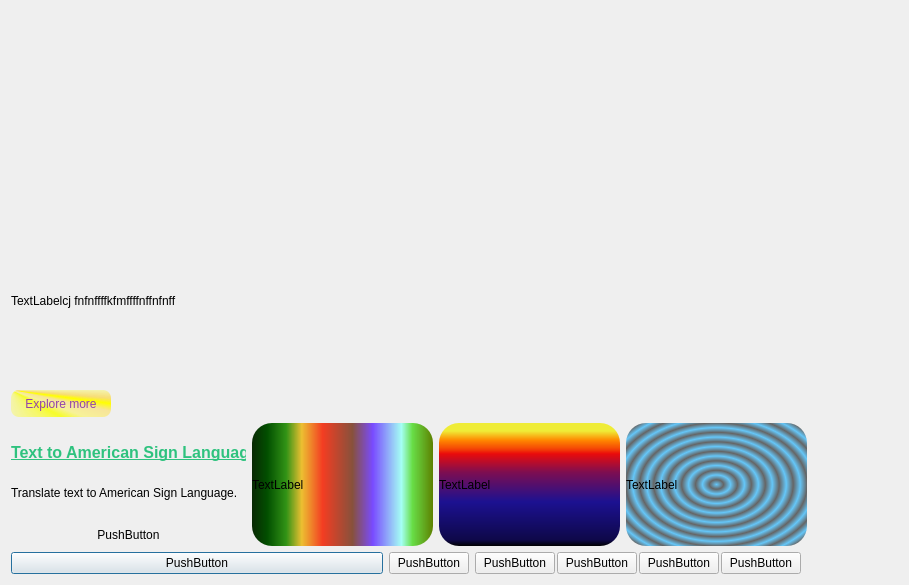
  <widget class="QWidget" name="centralWidget">
   <layout class="QGridLayout" name="gridLayout">
    <item row="0" column="0">
     <layout class="QGridLayout" name="gridLayout_2">
      <item row="10" column="2">
       <layout class="QHBoxLayout" name="horizontalLayout_2">
        <property name="spacing">
         <number>2</number>
        </property>
        <item>
         <widget class="QPushButton" name="pushButton_12">
          <property name="text">
           <string>PushButton</string>
          </property>
         </widget>
        </item>
        <item>
         <widget class="QPushButton" name="pushButton_8">
          <property name="text">
           <string>PushButton</string>
          </property>
         </widget>
        </item>
        <item>
         <widget class="QPushButton" name="pushButton_5">
          <property name="text">
           <string>PushButton</string>
          </property>
         </widget>
        </item>
        <item>
         <widget class="QPushButton" name="pushButton_4">
          <property name="text">
           <string>PushButton</string>
          </property>
         </widget>
        </item>
       </layout>
      </item>
      <item row="10" column="5" alignment="Qt::AlignRight">
       <widget class="QPushButton" name="aboutPushButton">
        <property name="maximumSize">
         <size>
          <width>17</width>
          <height>17</height>
         </size>
        </property>
        <property name="focusPolicy">
         <enum>Qt::ClickFocus</enum>
        </property>
        <property name="toolTip">
         <string>About Peritia</string>
        </property>
        <property name="whatsThis">
         <string>&lt;html&gt;&lt;head/&gt;&lt;body&gt;&lt;p&gt;fffffff&lt;/p&gt;&lt;/body&gt;&lt;/html&gt;</string>
        </property>
        <property name="icon">
         <iconset theme="dialog-question">
          <normaloff>.</normaloff>.</iconset>
        </property>
        <property name="flat">
         <bool>true</bool>
        </property>
       </widget>
      </item>
      <item row="10" column="0">
       <widget class="QPushButton" name="pushButton_3">
        <property name="focusPolicy">
         <enum>Qt::ClickFocus</enum>
        </property>
        <property name="layoutDirection">
         <enum>Qt::LeftToRight</enum>
        </property>
        <property name="autoFillBackground">
         <bool>false</bool>
        </property>
        <property name="text">
         <string>PushButton</string>
        </property>
        <property name="default">
         <bool>true</bool>
        </property>
        <property name="flat">
         <bool>false</bool>
        </property>
       </widget>
      </item>
      <item row="1" column="2" colspan="2">
       <layout class="QVBoxLayout" name="verticalLayout">
        <property name="spacing">
         <number>1</number>
        </property>
        <property name="bottomMargin">
         <number>0</number>
        </property>
        <item alignment="Qt::AlignRight">
         <widget class="QLabel" name="clockLabel">
          <property name="minimumSize">
           <size>
            <width>72</width>
            <height>21</height>
           </size>
          </property>
          <property name="maximumSize">
           <size>
            <width>72</width>
            <height>21</height>
           </size>
          </property>
          <property name="font">
           <font>
            <family>FontAwesome</family>
            <pointsize>16</pointsize>
            <bold>true</bold>
           </font>
          </property>
          <property name="toolTip">
           <string>&lt;html&gt;&lt;head/&gt;&lt;body&gt;&lt;p&gt;&lt;span style=&quot; font-size:11pt; font-weight:400;&quot;&gt;Clock&lt;/span&gt;&lt;/p&gt;&lt;p align=&quot;right&quot;&gt;&lt;span style=&quot; font-size:8pt; font-weight:400; font-style:italic; color:#1a5fb4;&quot;&gt;Displays the current time&lt;/span&gt;&lt;/p&gt;&lt;/body&gt;&lt;/html&gt;</string>
          </property>
          <property name="statusTip">
           <string>Clock showing current time</string>
          </property>
          <property name="whatsThis">
           <string>Clock</string>
          </property>
          <property name="styleSheet">
           <string notr="true">border-color: rgb(192, 28, 40);
border-radius:5px;</string>
          </property>
          <property name="frameShape">
           <enum>QFrame::StyledPanel</enum>
          </property>
          <property name="frameShadow">
           <enum>QFrame::Sunken</enum>
          </property>
          <property name="alignment">
           <set>Qt::AlignCenter</set>
          </property>
         </widget>
        </item>
        <item alignment="Qt::AlignRight|Qt::AlignTop">
         <widget class="QLabel" name="dayLabel">
          <property name="minimumSize">
           <size>
            <width>75</width>
            <height>65</height>
           </size>
          </property>
          <property name="statusTip">
           <string>Calender showing today's day</string>
          </property>
          <property name="whatsThis">
           <string>fgghgg</string>
          </property>
          <property name="frameShadow">
           <enum>QFrame::Sunken</enum>
          </property>
         </widget>
        </item>
       </layout>
      </item>
      <item row="10" column="1">
       <widget class="QPushButton" name="pushButton_2">
        <property name="styleSheet">
         <string notr="true">background-color: qlineargradient(spread:pad, x1:0, y1:0, x2:1, y2:0, stop:0 rgba(245, 224, 176, 255), stop:0.09 rgba(246, 189, 237, 255), stop:0.14 rgba(194, 207, 246, 255), stop:0.19 rgba(184, 160, 168, 255), stop:0.25 rgba(171, 186, 248, 255), stop:0.32 rgba(243, 248, 224, 255), stop:0.385 rgba(249, 162, 183, 255), stop:0.47 rgba(100, 115, 124, 255), stop:0.58 rgba(251, 205, 202, 255), stop:0.65 rgba(170, 128, 185, 255), stop:0.75 rgba(252, 222, 204, 255), stop:0.805 rgba(206, 122, 218, 255), stop:0.86 rgba(254, 223, 175, 255), stop:0.91 rgba(254, 236, 244, 255), stop:1 rgba(255, 191, 221, 255));</string>
        </property>
        <property name="text">
         <string>PushButton</string>
        </property>
       </widget>
      </item>
      <item row="7" column="0" rowspan="2" colspan="4">
       <layout class="QHBoxLayout" name="horizontalLayout_3">
        <item>
         <layout class="QVBoxLayout" name="verticalLayout_2">
          <item>
           <widget class="QLabel" name="label_4">
            <property name="maximumSize">
             <size>
              <width>400</width>
              <height>150</height>
             </size>
            </property>
            <property name="styleSheet">
             <string notr="true">background-image: url(:/images/evening.jpg);
border-radius:20px;
</string>
            </property>
           </widget>
          </item>
          <item>
           <widget class="QLabel" name="label_6">
            <property name="maximumSize">
             <size>
              <width>235</width>
              <height>50</height>
             </size>
            </property>
            <property name="text">
             <string>&lt;html&gt;&lt;head/&gt;&lt;body&gt;&lt;p&gt;&lt;span style=&quot; font-size:12pt; font-weight:700; text-decoration: underline; color:#2ec27e;&quot;&gt;Text to American Sign Language&lt;/span&gt;&lt;/p&gt;&lt;/body&gt;&lt;/html&gt;</string>
            </property>
           </widget>
          </item>
          <item>
           <widget class="QLabel" name="label_7">
            <property name="minimumSize">
             <size>
              <width>100</width>
              <height>50</height>
             </size>
            </property>
            <property name="styleSheet">
             <string notr="true">background-image: url(:/images/blake.png);</string>
            </property>
            <property name="text">
             <string>Translate text to American Sign Language.</string>
            </property>
           </widget>
          </item>
          <item>
           <widget class="QPushButton" name="pushButton">
            <property name="layoutDirection">
             <enum>Qt::RightToLeft</enum>
            </property>
            <property name="text">
             <string>PushButton</string>
            </property>
            <property name="icon">
             <iconset>
              <normaloff>:/images/chevron-right.png</normaloff>:/images/chevron-right.png</iconset>
            </property>
            <property name="flat">
             <bool>true</bool>
            </property>
           </widget>
          </item>
         </layout>
        </item>
        <item>
         <layout class="QVBoxLayout" name="verticalLayout_6">
          <item>
           <widget class="QLabel" name="label_5">
            <property name="styleSheet">
             <string notr="true">background-color: qlineargradient(spread:pad, x1:0, y1:0, x2:1, y2:0, stop:0 rgba(9, 41, 4, 255), stop:0.085 rgba(2, 79, 0, 255), stop:0.19 rgba(50, 147, 22, 255), stop:0.275 rgba(236, 191, 49, 255), stop:0.39 rgba(243, 61, 34, 255), stop:0.555 rgba(135, 81, 60, 255), stop:0.667 rgba(121, 75, 255, 255), stop:0.825 rgba(164, 255, 244, 255), stop:0.885 rgba(104, 222, 71, 255), stop:1 rgba(93, 128, 0, 255));
border-radius:20px;</string>
            </property>
            <property name="text">
             <string>TextLabel</string>
            </property>
           </widget>
          </item>
         </layout>
        </item>
        <item>
         <layout class="QVBoxLayout" name="verticalLayout_7">
          <item>
           <widget class="QLabel" name="label_8">
            <property name="styleSheet">
             <string notr="true">background-color: qlineargradient(spread:pad, x1:0, y1:1, x2:0, y2:0, stop:0 rgba(0, 0, 0, 255), stop:0.05 rgba(14, 8, 73, 255), stop:0.36 rgba(28, 17, 145, 255), stop:0.6 rgba(126, 14, 81, 255), stop:0.75 rgba(234, 11, 11, 255), stop:0.79 rgba(244, 70, 5, 255), stop:0.86 rgba(255, 136, 0, 255), stop:0.935 rgba(239, 236, 55, 255));

border-radius:20px;</string>
            </property>
            <property name="text">
             <string>TextLabel</string>
            </property>
           </widget>
          </item>
         </layout>
        </item>
        <item>
         <layout class="QVBoxLayout" name="verticalLayout_4">
          <item>
           <widget class="QLabel" name="label_3">
            <property name="styleSheet">
             <string notr="true">background-color: qradialgradient(spread:repeat, cx:0.5, cy:0.5, radius:0.077, fx:0.5, fy:0.5, stop:0 rgba(0, 169, 255, 147), stop:0.497326 rgba(0, 0, 0, 147), stop:1 rgba(0, 169, 255, 147));
border-radius:20px;</string>
            </property>
            <property name="text">
             <string>TextLabel</string>
            </property>
           </widget>
          </item>
         </layout>
        </item>
       </layout>
      </item>
      <item row="1" column="5" alignment="Qt::AlignTop">
       <widget class="QLabel" name="dateLabel">
        <property name="minimumSize">
         <size>
          <width>85</width>
          <height>85</height>
         </size>
        </property>
        <property name="maximumSize">
         <size>
          <width>96</width>
          <height>96</height>
         </size>
        </property>
        <property name="statusTip">
         <string>Calender showing today's date</string>
        </property>
        <property name="text">
         <string/>
        </property>
       </widget>
      </item>
      <item row="1" column="0" alignment="Qt::AlignLeft|Qt::AlignTop">
       <widget class="QLabel" name="logoLabel">
        <property name="minimumSize">
         <size>
          <width>300</width>
          <height>200</height>
         </size>
        </property>
        <property name="maximumSize">
         <size>
          <width>300</width>
          <height>200</height>
         </size>
        </property>
        <property name="statusTip">
         <string>Peritia Logo</string>
        </property>
        <property name="whatsThis">
         <string extracomment="access all">&lt;html&gt;&lt;head/&gt;&lt;body&gt;&lt;p&gt;this s s&lt;/p&gt;&lt;/body&gt;&lt;/html&gt;</string>
        </property>
        <property name="accessibleName">
         <string>accesslogo</string>
        </property>
        <property name="accessibleDescription">
         <string>&lt;html&gt;&lt;head/&gt;&lt;body&gt;&lt;p&gt;accesibility ableism&lt;/p&gt;&lt;/body&gt;&lt;/html&gt;</string>
        </property>
        <property name="styleSheet">
         <string notr="true">image: url(:/logos/peritia-logo.png);</string>
        </property>
       </widget>
      </item>
      <item row="2" column="0">
       <layout class="QHBoxLayout" name="horizontalLayout">
        <item>
         <layout class="QVBoxLayout" name="verticalLayout_3">
          <item>
           <widget class="QLabel" name="label">
            <property name="styleSheet">
             <string notr="true">background-image: url(:/images/daco.png);</string>
            </property>
            <property name="text">
             <string>TextLabelcj fnfnffffkfmffffnffnfnff</string>
            </property>
           </widget>
          </item>
          <item>
           <widget class="QPushButton" name="explorePushButton">
            <property name="minimumSize">
             <size>
              <width>100</width>
              <height>10</height>
             </size>
            </property>
            <property name="maximumSize">
             <size>
              <width>50</width>
              <height>27</height>
             </size>
            </property>
            <property name="styleSheet">
             <string notr="true">QPushButton#explorePushButton{
background-color: qconicalgradient(cx:0, cy:0, angle:135, stop:0 rgba(255, 255, 0, 69), stop:0.375 rgba(255, 255, 0, 69), stop:0.423533 rgba(251, 255, 0, 145), stop:0.45 rgba(247, 255, 0, 208), stop:0.477581 rgba(255, 244, 71, 130), stop:0.518717 rgba(255, 218, 71, 130), stop:0.55 rgba(255, 255, 0, 255), stop:0.57754 rgba(255, 203, 0, 130), stop:0.625 rgba(255, 255, 0, 69), stop:1 rgba(255, 255, 0, 69));

font: 700 11pt &quot;Liberation Sans Narrow&quot;;
color: rgb(145, 65, 172);
border-radius:8px;

}

QPushButton#explorePushButton:hover{
	background-color: qconicalgradient(cx:0, cy:0, angle:135, stop:0 rgba(255, 255, 0, 69), stop:0.375 rgba(255, 255, 0, 69), stop:0.423533 rgba(251, 255, 0, 145), stop:0.45 rgba(247, 255, 0, 208), stop:0.477581 rgba(255, 244, 71, 130), stop:0.512315 rgba(71, 252, 255, 130), stop:0.518717 rgba(255, 218, 71, 130), stop:0.55 rgba(255, 255, 0, 255), stop:0.57754 rgba(255, 203, 0, 130), stop:0.625 rgba(255, 255, 0, 69), stop:1 rgba(255, 255, 0, 69));


font: 700 11pt &quot;Liberation Sans Narrow&quot;;
color: rgb(145, 65, 172);
border-radius:8px;

}


QPushButton#explorePushButton:pressed{
	background-color: qconicalgradient(cx:0, cy:0, angle:135, stop:0 rgba(255, 255, 0, 69), stop:0.375 rgba(255, 255, 0, 69), stop:0.423533 rgba(251, 255, 0, 145), stop:0.458128 rgba(28, 0, 255, 208), stop:0.477581 rgba(255, 244, 71, 130), stop:0.518717 rgba(255, 218, 71, 130), stop:0.55 rgba(255, 255, 0, 255), stop:0.57754 rgba(255, 203, 0, 130), stop:0.625 rgba(255, 255, 0, 69), stop:1 rgba(255, 255, 0, 69));
font: 700 11pt &quot;Liberation Sans Narrow&quot;;
color: rgb(145, 65, 172);
border-radius:8px;

}





</string>
            </property>
            <property name="text">
             <string>Explore more</string>
            </property>
           </widget>
          </item>
         </layout>
        </item>
        <item>
         <widget class="QLabel" name="label_2">
          <property name="minimumSize">
           <size>
            <width>200</width>
            <height>200</height>
           </size>
          </property>
          <property name="maximumSize">
           <size>
            <width>200</width>
            <height>200</height>
           </size>
          </property>
          <property name="text">
           <string/>
          </property>
         </widget>
        </item>
       </layout>
      </item>
     </layout>
    </item>
   </layout>
  </widget>
